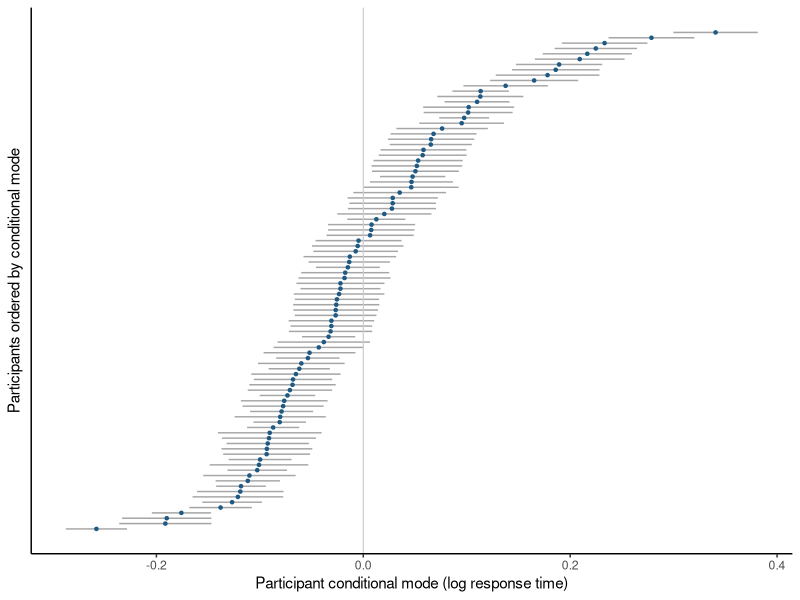

Here is the R script that generated this plot:
## ---- chunk 1
#| label: mald-ranef
library(lme4)
library(ggplot2)

mald <- read.csv("data/mald/mald-connected-trials.csv")
mald <- subset(mald, correct == 1L)

standardize <- function(x) {
  as.numeric(scale(x))
}

mald$z_frequency <- standardize(mald$log_frequency_subtlex)
mald$z_duration <- standardize(mald$log_duration)
mald$z_trial <- standardize(mald$trial_order)

fit <- lmer(
  log_rt ~ z_frequency + z_duration + z_trial +
    (1 + z_frequency | participant_id) +
    (1 | item),
  data = mald,
  control = lmerControl(
    optimizer = "bobyqa",
    optCtrl = list(maxfun = 200000L)
  )
)

participant_effects <- ranef(fit, condVar = TRUE)$participant_id
conditional_variance <- attr(participant_effects, "postVar")

intercepts <- data.frame(
  participant = rownames(participant_effects),
  estimate = participant_effects[["(Intercept)"]],
  conditional_se = sqrt(conditional_variance[1L, 1L, ]),
  row.names = NULL
)
intercepts <- intercepts[order(intercepts$estimate), ]
intercepts$order <- seq_len(nrow(intercepts))

head(intercepts)
## ---- chunk 2
#| label: plot-mald-ranef
ggplot(intercepts, aes(x = estimate, y = order)) +
  geom_errorbarh(
    aes(
      xmin = estimate - 1.96 * conditional_se,
      xmax = estimate + 1.96 * conditional_se
    ),
    height = 0,
    color = "grey65"
  ) +
  geom_vline(xintercept = 0, color = "grey80", linewidth = 0.4) +
  geom_point(size = 0.9, color = "#1F5A85") +
  labs(
    x = "Participant conditional mode (log response time)",
    y = "Participants ordered by conditional mode"
  ) +
  theme_classic() +
  theme(
    axis.text.y = element_blank(),
    axis.ticks.y = element_blank()
  )
